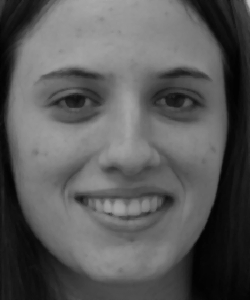
#> input picture disciplinas/redes-neurais/codes/lista2/dataset-FEI/frontalimages_spatiallynormalized/104b.jpg, 250 x 300 px; its folder holds 4 pictures in this run
$ jupyter execute --allow-errors exercicio2.2.ipynb
#> lines starting #> are read from the running program, lines starting #| are printed output that depends on the picture
[cell 1]
import os
from PIL import Image
import numpy as np
from sklearn.decomposition import PCA
from sklearn.preprocessing import StandardScaler

[cell 2]
image_dir = './dataset-FEI/frontalimages_spatiallynormalized/'
images = []
image_paths = []

for img_name in os.listdir(image_dir):
    img_path = os.path.join(image_dir, img_name)
    img = Image.open(img_path)
#> img is the input picture: PIL image 250x300 L; min 1, max 193, mean 89.3
    img = img.resize((260, 360))  # Ajuste o tamanho conforme necessário
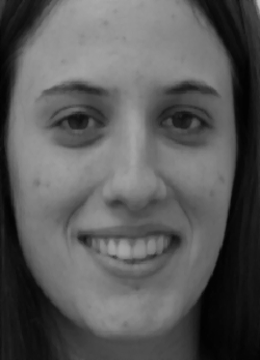
#> img: PIL image 260x360 L; min 1, max 193, mean 89.3
    img_array = np.array(img)
    images.append(img_array)
    image_paths.append(img_path)  # Guarda o caminho para referência futura
#> pass 2 of the loop `for img_name in os.listdir(image_dir):`:
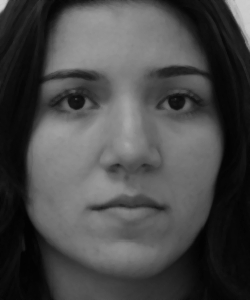
#> input picture disciplinas/redes-neurais/codes/lista2/dataset-FEI/frontalimages_spatiallynormalized/105a.jpg, 250 x 300 px
#> img is the input picture: PIL image 250x300 L; min 2, max 208, mean 72.4
#> `img = img.resize((260, 360))`:
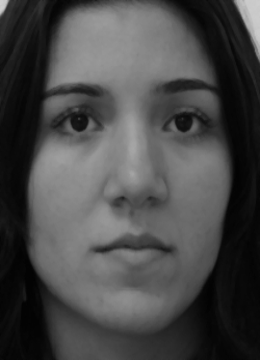
#> img: PIL image 260x360 L; min 2, max 207, mean 72.4
#> pass 3 of the loop `for img_name in os.listdir(image_dir):`:
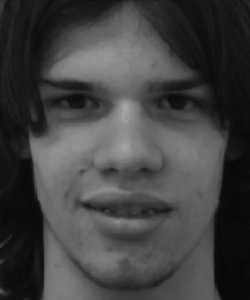
#> input picture disciplinas/redes-neurais/codes/lista2/dataset-FEI/frontalimages_spatiallynormalized/111b.jpg, 250 x 300 px
#> img is the input picture: PIL image 250x300 L; min 8, max 166, mean 65.5
#> `img = img.resize((260, 360))`:
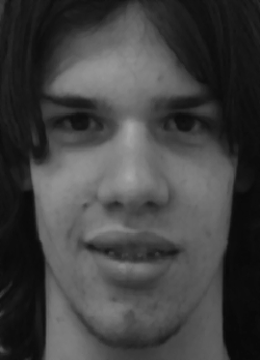
#> img: PIL image 260x360 L; min 8, max 167, mean 65.5
#> the loop made 4 passes; the first 3 are shown

images = np.array(images)
